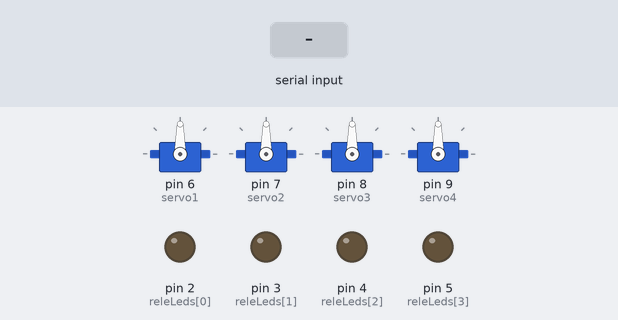
Recording of a sketch running on a simulated Arduino Uno, built with avr-gcc and run on an emulated ATmega328P. Parts: 4 × servo, output pins drawn as LEDs (lit = HIGH). The test bench sets the inputs (shaded band).

Above: at 1.2 s.
1.3 s: "i" received over the second serial link
At 1.9 s:
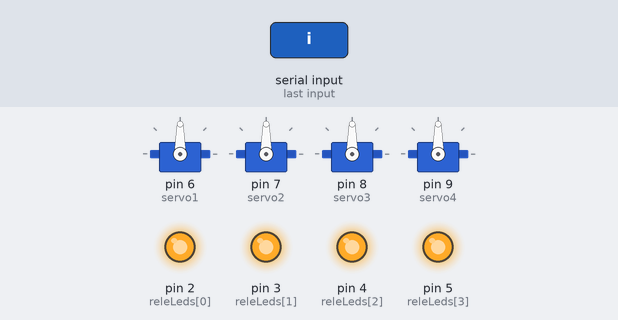
2.8 s: "a" received over the second serial link
At 3.1 s:
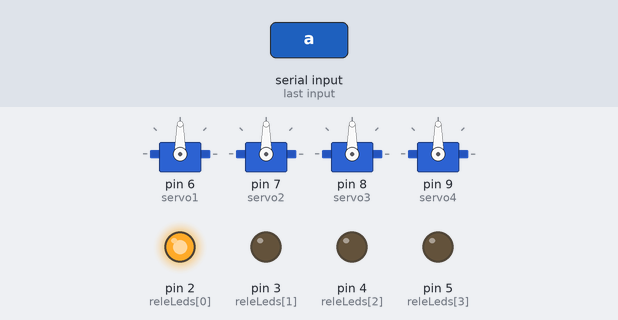
4.3 s: "b" received over the second serial link
At 5.4 s:
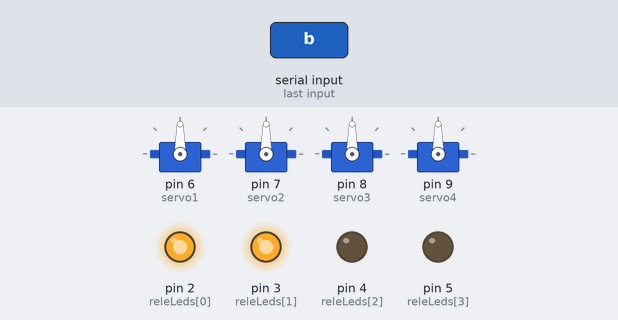
5.8 s: "c" received over the second serial link
At 6.5 s:
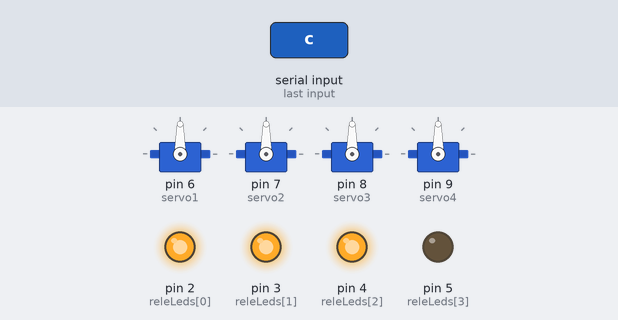
7.3 s: "a" received over the second serial link
At 7.7 s:
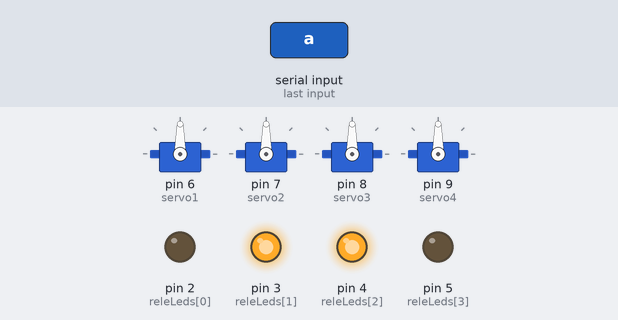
8.8 s: "d" received over the second serial link
At 10.0 s:
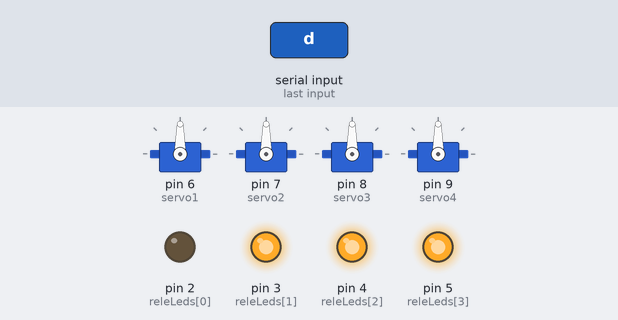
Timing chart, 0 to 11.3 s (numbered marks = the images above; inputs shaded):
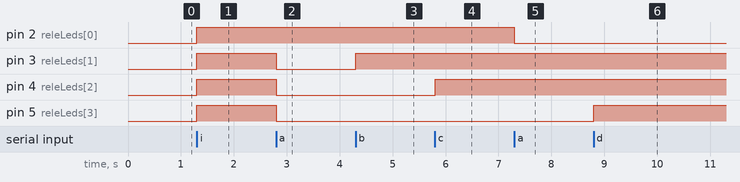

The sketch:

automacaoResidencialViaBluetooth.ino
```cpp
#include <SoftwareSerial.h>
#include <Servo.h>

#define RX 0
#define TX 1

#define servo1 6
#define servo2 7
#define servo3 8
#define servo4 9

Servo servoA;
Servo servoB;
Servo servoC;
Servo servoD;

SoftwareSerial bluetooth(RX, TX);

char dados;
bool estados [10];
int releLeds [4] = {2, 3, 4, 5};
Servo servos [4] = {servoA, servoB, servoC, servoD};

void setup() {

  for(int i = 0; i < 4; i++) {
    pinMode(releLeds[i], OUTPUT);
    servos[i].write(0); //Ângulo do servo para fechar a janela
  }

  for (int i = 0; i < 10; i++)
     estados[i] = 0;

  servoA.attach(servo1);
  servoB.attach(servo2);
  servoC.attach(servo3);
  servoD.attach(servo4);

  bluetooth.begin(9600);
}

void loop() {

  if (bluetooth.available()) {
    dados = bluetooth.read();
    bluetooth.println(dados);
    if (dados == 'i') {
      estados[8] = !estados[8];
      if(estados[8]) {
        for(int i = 0; i < 4; i++) {
          digitalWrite(releLeds[i], HIGH);
          servos[i].write(0); //Ângulo do servo para fechar a janela
        }
      }
    }
    else if (dados == 'j') {
      estados[9] = !estados[9];
      if(estados[9]) {
        for(int i = 0; i < 4; i++) {
          digitalWrite(releLeds[i], LOW);
          servos[i].write(90); //Ângulo do servo para abrir a janela
        }
      }
    }
    else {
      switch (dados) {
        case 'a':
          estados[0] = !estados[0];
          break;
        case 'b':
          estados[1] = !estados[1];
          break;
        case 'c':
          estados[2] = !estados[2];
          break;
        case 'd':
          estados[3] = !estados[3];
          break;
        case 'e':
          estados[4] = !estados[4];
          break;
        case 'f':
          estados[5] = !estados[5];
          break;
        case 'g':
          estados[6] = !estados[6];
          break;
        case 'h':
          estados[7] = !estados[7];
          break;
      }
      for (int i = 0; i < 8; i++) {
        if (i <= 3)
          digitalWrite(releLeds[i], estados[i]);
        else {
          int j = i - 4;
          if(estados[i])
            servos[j].write(90); //Ângulo do servo para abrir a janela
          else
            servos[j].write(0); //Ângulo do servo para fechar a janela
        }
      }
    }
  }
}
```

Measured:
- after the input at 1.3 s, pin 2 (releLeds[0]), pin 3 (releLeds[1]), pin 4 (releLeds[2]), pin 5 (releLeds[3]): LOW → HIGH at once
- after the input at 2.8 s, pin 3 (releLeds[1]), pin 4 (releLeds[2]), pin 5 (releLeds[3]): HIGH → LOW at once
- after the input at 4.3 s, pin 3 (releLeds[1]): LOW → HIGH at once
- after the input at 5.8 s, pin 4 (releLeds[2]): LOW → HIGH at once
- after the input at 7.3 s, pin 2 (releLeds[0]): HIGH → LOW at once
- after the input at 8.8 s, pin 5 (releLeds[3]): LOW → HIGH at once
